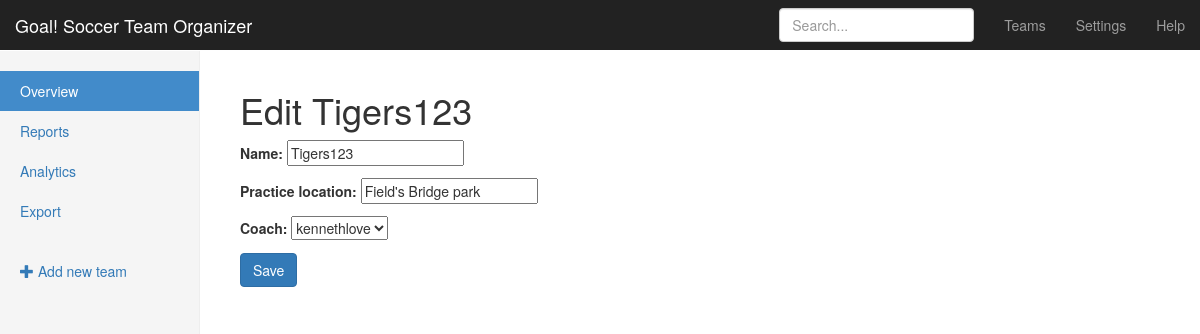
The app's page /teams/edit/1/ with its own data.
### teams/models.py (models this page shows, shortened)
class Team(models.Model):
    name = models.CharField(max_length=255)
    coach = models.ForeignKey(User, related_name='teams')
    practice_location = models.CharField(max_length=255)

### teams/views.py (the view)
# urls.py: url(r'^edit/(?P<pk>\d+)/$', views.TeamUpdateView.as_view(), name='update'),
class TeamUpdateView(UpdateView):
    fields = ("name", "practice_location", "coach")
    model = models.Team

### teams/templates/teams/team_form.html (shortened to what this page needs)
{% extends "teams/_layout.html" %}
{% block body_content %}
    <h1>
        {% if not form.instance.pk %}
            Create Team
        {% else %}
            Edit {{ form.instance.name }}
        {% endif %}
    </h1>
    <form method="POST">
        {{ form.as_p }}
        <input type="submit" class="btn btn-primary" value="Save">
    </form>
{% endblock %}

### assets/css/goal.css (style rules this page uses)
body { padding-top: 50px; }

### records on screen
Team: instance.name "Tigers123", name "Tigers123", practice_location "Field's Bridge park", coach "kennethlove"
